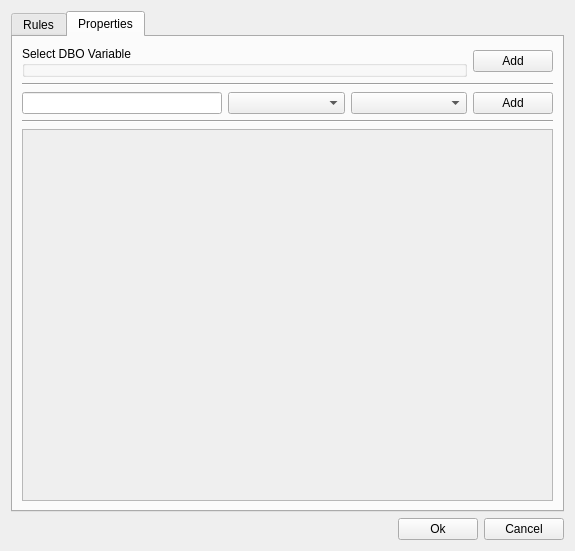
<?xml version="1.0" encoding="UTF-8"?>
<ui version="4.0">
 <class>FilterEditDialogBase</class>
 <widget class="QDialog" name="FilterEditDialogBase">
  <property name="geometry">
   <rect>
    <x>0</x>
    <y>0</y>
    <width>575</width>
    <height>551</height>
   </rect>
  </property>
  <property name="windowTitle">
   <string>Edit Input Filter</string>
  </property>
  <layout class="QVBoxLayout" name="verticalLayout">
   <item>
    <widget class="QTabWidget" name="tabWidget">
     <property name="sizePolicy">
      <sizepolicy hsizetype="Expanding" vsizetype="Expanding">
       <horstretch>0</horstretch>
       <verstretch>0</verstretch>
      </sizepolicy>
     </property>
     <property name="currentIndex">
      <number>1</number>
     </property>
     <widget class="QWidget" name="tab">
      <attribute name="title">
       <string>Rules</string>
      </attribute>
      <layout class="QVBoxLayout" name="verticalLayout_2">
       <item>
        <widget class="QGroupBox" name="groupBox">
         <property name="sizePolicy">
          <sizepolicy hsizetype="Preferred" vsizetype="Fixed">
           <horstretch>0</horstretch>
           <verstretch>0</verstretch>
          </sizepolicy>
         </property>
         <property name="title">
          <string>Base Rule</string>
         </property>
         <layout class="QHBoxLayout" name="horizontalLayout">
          <item>
           <widget class="QCheckBox" name="base_rule_check_">
            <property name="sizePolicy">
             <sizepolicy hsizetype="Fixed" vsizetype="Fixed">
              <horstretch>0</horstretch>
              <verstretch>0</verstretch>
             </sizepolicy>
            </property>
            <property name="text">
             <string/>
            </property>
           </widget>
          </item>
          <item>
           <widget class="QComboBox" name="base_rule_combo_"/>
          </item>
         </layout>
        </widget>
       </item>
       <item>
        <widget class="QGroupBox" name="rule_group_">
         <property name="sizePolicy">
          <sizepolicy hsizetype="Preferred" vsizetype="Fixed">
           <horstretch>0</horstretch>
           <verstretch>0</verstretch>
          </sizepolicy>
         </property>
         <property name="title">
          <string>Specific Rules</string>
         </property>
         <layout class="QVBoxLayout" name="verticalLayout_4">
          <item>
           <layout class="QHBoxLayout" name="horizontalLayout_5">
            <item>
             <widget class="QComboBox" name="rule_dbo_combo_"/>
            </item>
            <item>
             <widget class="QComboBox" name="rule_combo_"/>
            </item>
            <item>
             <widget class="QPushButton" name="rule_add_button_">
              <property name="text">
               <string>Add</string>
              </property>
             </widget>
            </item>
           </layout>
          </item>
          <item>
           <widget class="QScrollArea" name="scrollArea">
            <property name="sizePolicy">
             <sizepolicy hsizetype="Expanding" vsizetype="Preferred">
              <horstretch>0</horstretch>
              <verstretch>0</verstretch>
             </sizepolicy>
            </property>
            <property name="minimumSize">
             <size>
              <width>0</width>
              <height>300</height>
             </size>
            </property>
            <property name="widgetResizable">
             <bool>true</bool>
            </property>
            <widget class="QWidget" name="scrollAreaWidgetContents">
             <property name="geometry">
              <rect>
               <x>0</x>
               <y>0</y>
               <width>507</width>
               <height>298</height>
              </rect>
             </property>
             <layout class="QVBoxLayout" name="verticalLayout_6">
              <item>
               <layout class="QVBoxLayout" name="rule_layout_">
                <property name="sizeConstraint">
                 <enum>QLayout::SetDefaultConstraint</enum>
                </property>
               </layout>
              </item>
              <item>
               <spacer name="verticalSpacer_2">
                <property name="orientation">
                 <enum>Qt::Vertical</enum>
                </property>
                <property name="sizeHint" stdset="0">
                 <size>
                  <width>20</width>
                  <height>40</height>
                 </size>
                </property>
               </spacer>
              </item>
             </layout>
            </widget>
           </widget>
          </item>
         </layout>
        </widget>
       </item>
       <item>
        <spacer name="verticalSpacer">
         <property name="orientation">
          <enum>Qt::Vertical</enum>
         </property>
         <property name="sizeHint" stdset="0">
          <size>
           <width>20</width>
           <height>40</height>
          </size>
         </property>
        </spacer>
       </item>
      </layout>
     </widget>
     <widget class="QWidget" name="tab_2">
      <attribute name="title">
       <string>Properties</string>
      </attribute>
      <layout class="QVBoxLayout" name="verticalLayout_3">
       <item>
        <layout class="QHBoxLayout" name="horizontalLayout_2">
         <item>
          <widget class="DBOVariableSelectionWidget" name="dbo_widget_">
           <property name="sizePolicy">
            <sizepolicy hsizetype="Preferred" vsizetype="Fixed">
             <horstretch>0</horstretch>
             <verstretch>0</verstretch>
            </sizepolicy>
           </property>
           <property name="title">
            <string>Select DBO Variable</string>
           </property>
          </widget>
         </item>
         <item>
          <widget class="QPushButton" name="add_dbo_button_">
           <property name="sizePolicy">
            <sizepolicy hsizetype="Fixed" vsizetype="Fixed">
             <horstretch>0</horstretch>
             <verstretch>0</verstretch>
            </sizepolicy>
           </property>
           <property name="text">
            <string>Add</string>
           </property>
          </widget>
         </item>
        </layout>
       </item>
       <item>
        <widget class="Line" name="line">
         <property name="orientation">
          <enum>Qt::Horizontal</enum>
         </property>
        </widget>
       </item>
       <item>
        <layout class="QHBoxLayout" name="horizontalLayout_3">
         <item>
          <widget class="QLineEdit" name="manual_prop_edit_">
           <property name="sizePolicy">
            <sizepolicy hsizetype="Fixed" vsizetype="Fixed">
             <horstretch>0</horstretch>
             <verstretch>0</verstretch>
            </sizepolicy>
           </property>
           <property name="minimumSize">
            <size>
             <width>200</width>
             <height>0</height>
            </size>
           </property>
          </widget>
         </item>
         <item>
          <widget class="QComboBox" name="prop_dbotype_combo_"/>
         </item>
         <item>
          <widget class="QComboBox" name="prop_datatype_combo_"/>
         </item>
         <item>
          <widget class="QPushButton" name="add_manual_button_">
           <property name="sizePolicy">
            <sizepolicy hsizetype="Fixed" vsizetype="Fixed">
             <horstretch>0</horstretch>
             <verstretch>0</verstretch>
            </sizepolicy>
           </property>
           <property name="text">
            <string>Add</string>
           </property>
          </widget>
         </item>
        </layout>
       </item>
       <item>
        <widget class="Line" name="line_2">
         <property name="orientation">
          <enum>Qt::Horizontal</enum>
         </property>
        </widget>
       </item>
       <item>
        <widget class="QScrollArea" name="scrollArea_2">
         <property name="widgetResizable">
          <bool>true</bool>
         </property>
         <widget class="QWidget" name="scrollAreaWidgetContents_2">
          <property name="geometry">
           <rect>
            <x>0</x>
            <y>0</y>
            <width>533</width>
            <height>356</height>
           </rect>
          </property>
          <layout class="QVBoxLayout" name="verticalLayout_5">
           <item>
            <layout class="QVBoxLayout" name="prop_layout_"/>
           </item>
           <item>
            <spacer name="verticalSpacer_3">
             <property name="orientation">
              <enum>Qt::Vertical</enum>
             </property>
             <property name="sizeHint" stdset="0">
              <size>
               <width>20</width>
               <height>40</height>
              </size>
             </property>
            </spacer>
           </item>
          </layout>
         </widget>
        </widget>
       </item>
      </layout>
     </widget>
    </widget>
   </item>
   <item>
    <layout class="QHBoxLayout" name="horizontalLayout_4">
     <item>
      <spacer name="horizontalSpacer">
       <property name="orientation">
        <enum>Qt::Horizontal</enum>
       </property>
       <property name="sizeHint" stdset="0">
        <size>
         <width>40</width>
         <height>20</height>
        </size>
       </property>
      </spacer>
     </item>
     <item>
      <widget class="QPushButton" name="ok_button_">
       <property name="text">
        <string>Ok</string>
       </property>
      </widget>
     </item>
     <item>
      <widget class="QPushButton" name="cancel_button_">
       <property name="text">
        <string>Cancel</string>
       </property>
      </widget>
     </item>
    </layout>
   </item>
  </layout>
 </widget>
 <customwidgets>
  <customwidget>
   <class>DBOVariableSelectionWidget</class>
   <extends>QGroupBox</extends>
   <header>DBOVariableSelectionWidget.h</header>
   <container>1</container>
  </customwidget>
 </customwidgets>
 <resources/>
 <connections/>
</ui>
